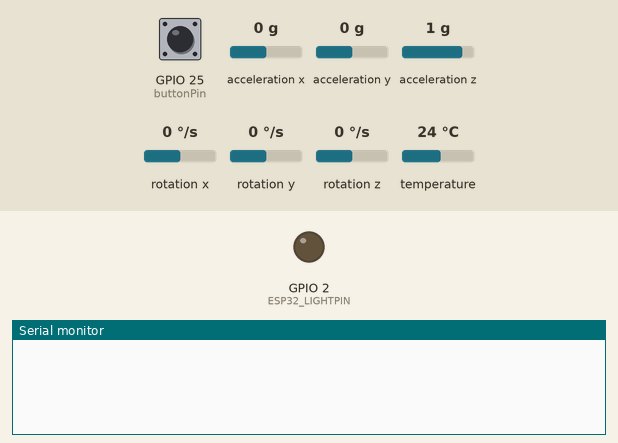
Bench run of a sketch on a simulated ESP32. On the bench: output pins drawn as LEDs (lit = HIGH), the last lines printed to the serial monitor. Inputs (shaded band) come from the test bench; at power-on: GPIO 25 (buttonPin) HIGH, acceleration x 0 g, acceleration y 0 g, acceleration z 1 g, rotation x 0 °/s, rotation y 0 °/s, rotation z 0 °/s, temperature 24 °C.

Above: at 11.2 s.
11.3 s: GPIO 25 (buttonPin) pulled LOW for 0.15 s
At 11.6 s:
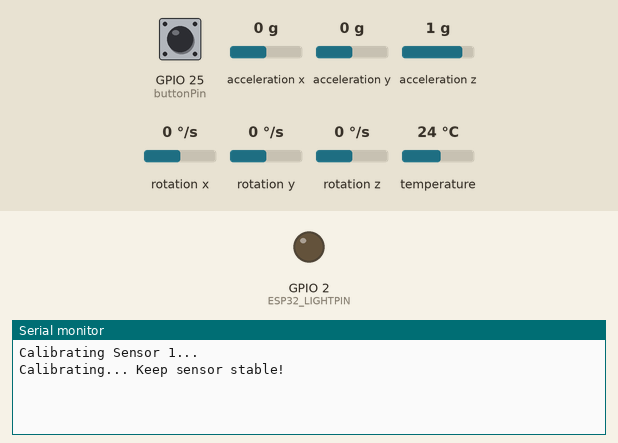
12.9 s: GPIO 25 (buttonPin) pulled LOW for 3.2 s
At 21.5 s:
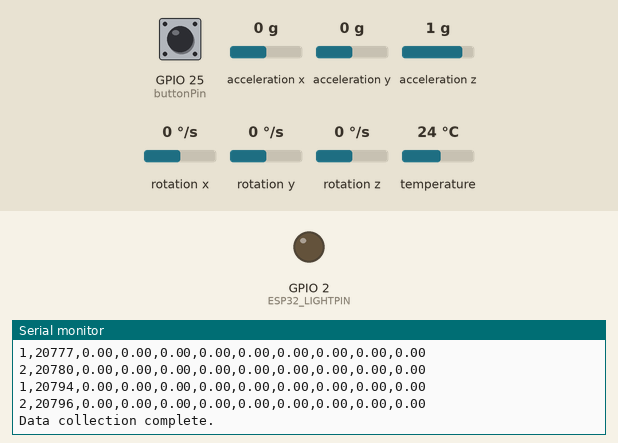
Timing chart, 0 to 23.0 s (numbered marks = the images above; inputs shaded):
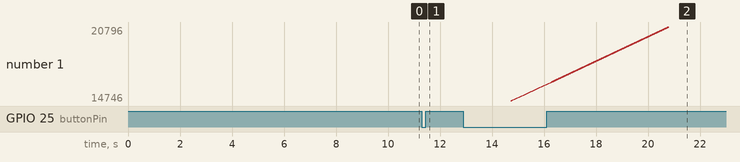

The sketch:

collect_leg_data.ino
```cpp
#include <Adafruit_MPU6050.h>
#include <Adafruit_Sensor.h>
#include <Wire.h>

#define ESP32_LIGHTPIN 2

// Create two MPU6050 objects
Adafruit_MPU6050 mpu1;
Adafruit_MPU6050 mpu2;

const int buttonPin = 25;
int buttonState = 0;
bool hasCalibrated = false;

// Calibration offsets
float xAccelOffset1, yAccelOffset1, zAccelOffset1;
float xGyroOffset1, yGyroOffset1, zGyroOffset1;
float xAccelOffset2, yAccelOffset2, zAccelOffset2;
float xGyroOffset2, yGyroOffset2, zGyroOffset2;

void calibrateSensors(Adafruit_MPU6050 &mpu, float &xAccelOffset, float &yAccelOffset, float &zAccelOffset,
                      float &xGyroOffset, float &yGyroOffset, float &zGyroOffset) {
  const int numSamples = 100;
  float ax = 0, ay = 0, az = 0;
  float gx = 0, gy = 0, gz = 0;

  Serial.println("Calibrating... Keep sensor stable!");

  for (int i = 0; i < numSamples; i++) {
    sensors_event_t a, g, temp;
    mpu.getEvent(&a, &g, &temp);

    ax += a.acceleration.x;
    ay += a.acceleration.y;
    az += a.acceleration.z;
    gx += g.gyro.x;
    gy += g.gyro.y;
    gz += g.gyro.z;

    delay(10);
  }

  xAccelOffset = ax / numSamples;
  yAccelOffset = ay / numSamples;
  zAccelOffset = az / numSamples;
  xGyroOffset = gx / numSamples;
  yGyroOffset = gy / numSamples;
  zGyroOffset = gz / numSamples;

  Serial.println("Calibration complete.");
}

// Calculate pitch, yaw, roll from gyroscope data
void calculateAngles(float gx, float gy, float gz, float &pitch, float &yaw, float &roll) {
  pitch = gx * 180 / 3.14159;
  yaw = gy * 180 / 3.14159;
  roll = gz * 180 / 3.14159;
}

// Read sensor data and send over Serial
void readAndSendData(Adafruit_MPU6050 &mpu, float xAccelOffset, float yAccelOffset, float zAccelOffset,
                      float xGyroOffset, float yGyroOffset, float zGyroOffset, int sensorNum) {
  sensors_event_t a, g, temp;
  mpu.getEvent(&a, &g, &temp);

  float pitch, yaw, roll;
  calculateAngles(g.gyro.x - xGyroOffset, g.gyro.y - yGyroOffset, g.gyro.z - zGyroOffset, pitch, yaw, roll);

  // Print data in CSV format
  Serial.print(sensorNum);
  Serial.print(",");
  Serial.print(millis());
  Serial.print(",");
  Serial.print(a.acceleration.x - xAccelOffset);
  Serial.print(",");
  Serial.print(a.acceleration.y - yAccelOffset);
  Serial.print(",");
  Serial.print(a.acceleration.z - zAccelOffset);
  Serial.print(",");
  Serial.print(g.gyro.x - xGyroOffset);
  Serial.print(",");
  Serial.print(g.gyro.y - yGyroOffset);
  Serial.print(",");
  Serial.print(g.gyro.z - zGyroOffset);
  Serial.print(",");
  Serial.print(pitch);
  Serial.print(",");
  Serial.print(yaw);
  Serial.print(",");
  Serial.println(roll);
}

void setup() {
  Serial.begin(115200);
  delay(10000);
  while (!Serial) delay(10);

  pinMode(buttonPin, INPUT_PULLUP);
  pinMode(ESP32_LIGHTPIN, OUTPUT);

  if (!mpu1.begin(0x68)) {
    Serial.println("Failed to find MPU6050 at 0x68");
    while (1) delay(1000);
  }
  if (!mpu2.begin(0x69)) {
    Serial.println("Failed to find MPU6050 at 0x69");
    while (1) delay(1000);
  }

  mpu1.setAccelerometerRange(MPU6050_RANGE_8_G);
  mpu1.setGyroRange(MPU6050_RANGE_500_DEG);
  mpu2.setAccelerometerRange(MPU6050_RANGE_8_G);
  mpu2.setGyroRange(MPU6050_RANGE_500_DEG);
}

void loop() {
  static bool collectingData = false;
  static unsigned long startTime = 0;

  if (digitalRead(buttonPin) == LOW) {
    if (!hasCalibrated) {
      Serial.println("Calibrating Sensor 1...");
      calibrateSensors(mpu1, xAccelOffset1, yAccelOffset1, zAccelOffset1, xGyroOffset1, yGyroOffset1, zGyroOffset1);
      Serial.println("Calibrating Sensor 2...");
      calibrateSensors(mpu2, xAccelOffset2, yAccelOffset2, zAccelOffset2, xGyroOffset2, yGyroOffset2, zGyroOffset2);
      hasCalibrated = true;
    } else {
      collectingData = true;
      startTime = millis();
      Serial.println("Sensor,Timestamp,Accel_X,Accel_Y,Accel_Z,Gyro_X,Gyro_Y,Gyro_Z,Pitch,Yaw,Roll");
    }
    delay(500);
  }

  if (collectingData) {
    if (millis() - startTime <= 5000) {
      readAndSendData(mpu1, xAccelOffset1, yAccelOffset1, zAccelOffset1, xGyroOffset1, yGyroOffset1, zGyroOffset1, 1);
      readAndSendData(mpu2, xAccelOffset2, yAccelOffset2, zAccelOffset2, xGyroOffset2, yGyroOffset2, zGyroOffset2, 2);
      delay(10);
    } else {
      collectingData = false;
      Serial.println("Data collection complete.");
    }
  }
}
```

Measured:
- after the input at 11.3 s, the serial monitor: prints a new line at once (image 1)
- after the input at 12.9 s, the serial monitor: prints a new line after 1.3 s (image 2)
